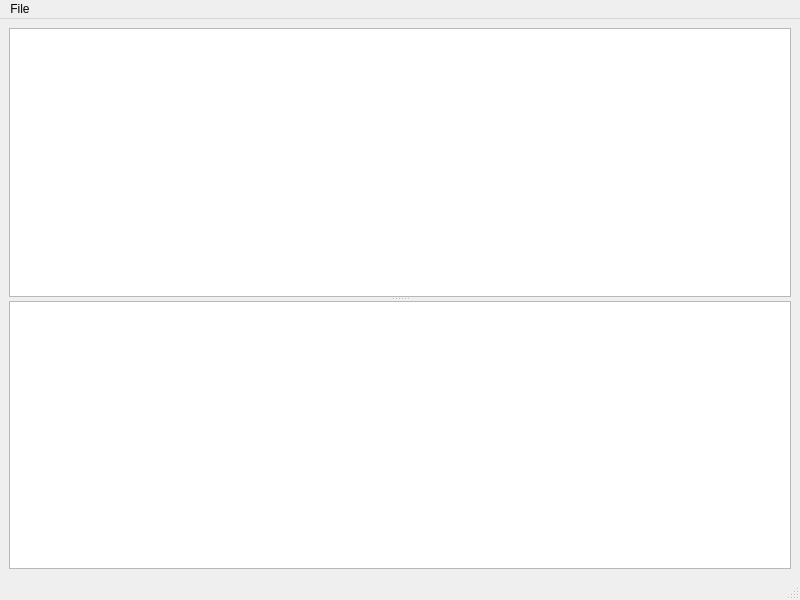
<?xml version="1.0" encoding="UTF-8"?>
<ui version="4.0">
 <class>MBxxxOutput</class>
 <widget class="QMainWindow" name="MBxxxOutput">
  <property name="geometry">
   <rect>
    <x>0</x>
    <y>0</y>
    <width>800</width>
    <height>600</height>
   </rect>
  </property>
  <property name="windowTitle">
   <string>MainWindow</string>
  </property>
  <widget class="QWidget" name="centralwidget">
   <layout class="QVBoxLayout" name="verticalLayout">
    <item>
     <widget class="QSplitter" name="splitter">
      <property name="orientation">
       <enum>Qt::Vertical</enum>
      </property>
      <property name="childrenCollapsible">
       <bool>false</bool>
      </property>
      <widget class="QTextBrowser" name="stdout">
       <property name="focusPolicy">
        <enum>Qt::StrongFocus</enum>
       </property>
       <property name="toolTip">
        <string extracomment="xxxxxxx"/>
       </property>
       <property name="toolTipDuration">
        <number>10</number>
       </property>
      </widget>
      <widget class="QTextBrowser" name="stderr"/>
     </widget>
    </item>
   </layout>
  </widget>
  <widget class="QMenuBar" name="menubar">
   <property name="geometry">
    <rect>
     <x>0</x>
     <y>0</y>
     <width>800</width>
     <height>30</height>
    </rect>
   </property>
   <widget class="QMenu" name="menuFile">
    <property name="title">
     <string>File</string>
    </property>
    <addaction name="actionSave_STDOUT"/>
    <addaction name="actionSave_STDERR"/>
   </widget>
   <addaction name="menuFile"/>
  </widget>
  <widget class="QStatusBar" name="statusbar"/>
  <action name="actionSave_STDOUT">
   <property name="text">
    <string>Save stdout</string>
   </property>
  </action>
  <action name="actionSave_STDERR">
   <property name="text">
    <string>Save stderr</string>
   </property>
  </action>
 </widget>
 <resources/>
 <connections/>
</ui>
